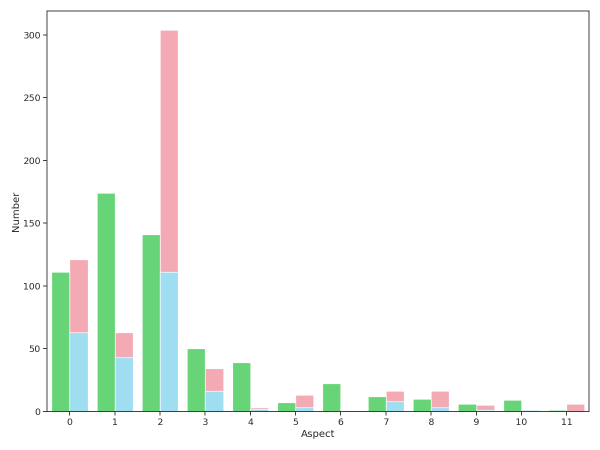
#> input picture HDAE/HDAE/Results/REST_FR/plot_fig1.png, 1200 x 900 px (shown at 1/2 size)
$ jupyter execute run_fr.ipynb   (shell and % lines are left out)
#> lines starting #> are read from the running program, lines starting #| are printed output that depends on the picture
### HDAE/HDAE/config.py
def get_hparams(dataset):
    print('dataset = ', dataset)
    if dataset == "REST_EN":
        hparams = {
            "SEEDS": "restaurant.english",
            "st_num_aspect": 12,
            "general_asp": 0,
            "aspects": 30,
            "lr": 0.005,
            "dis_mu": 2,
            "hyper_beta": 0.02,
            "gb_temp": 1e-08,
            "w2v_ratio": 0.08,
            "mt_ratio": 100,
            "dis_1": 15.0,
            "dis_2": 20.0,
            "dis_3": 50.0,
            "aspect_tsne_bt": 20
        }
    elif dataset == "REST_SP":
        hparams = {
            "SEEDS": "restaurant.spanish",
            "st_num_aspect": 12,
            "general_asp": 0,
            "aspects": 30,

            "lr": 0.005,
            "dis_mu": 2,
            "hyper_beta": 0.02,
            "gb_temp": 1e-08,
            "w2v_ratio": 0.08,
            "mt_ratio": 100,
            "dis_1": 15.0,
            "dis_2": 20.0,
            "dis_3": 50.0,
            "aspect_tsne_bt": 20
        }
    elif dataset == "REST_FR":
        hparams = {
            "SEEDS": "restaurant.french",
            "st_num_aspect": 12,
            "general_asp": 0,
            "aspects": 30,
            "lr": 0.005,
            "dis_mu": 2,
            "hyper_beta": 0.02,
            "gb_temp": 1e-08,
            "w2v_ratio": 0.08,
            "mt_ratio": 100,
            "dis_1": 15.0,
            "dis_2": 20.0,
            "dis_3": 50.0,
            "aspect_tsne_bt": 20
        }
    elif dataset == "REST_RU":
        hparams = {
            "SEEDS": "restaurant.russian",
            "st_num_aspect": 12,
            "general_asp": 0,
            "aspects": 30,

            "lr": 0.005,
            "dis_mu": 2,
            "hyper_beta": 0.02,
            "gb_temp": 1e-08,
            "w2v_ratio": 0.08,
            "mt_ratio": 100,
            "dis_1": 15.0,
            "dis_2": 20.0,
            "dis_3": 50.0,
            "aspect_tsne_bt": 20
        }
    elif dataset == "REST_DU":
        hparams = {
            "SEEDS": "restaurant.dutch",
            "st_num_aspect": 12,
            "general_asp": 0,
            "aspects": 30,

            "lr": 0.005,
            "dis_mu": 2,
            "hyper_beta": 0.02,
            "gb_temp": 1e-08,
            "w2v_ratio": 0.08,
            "mt_ratio": 100,
            "dis_1": 15.0,
            "dis_2": 20.0,
            "dis_3": 50.0,
            "aspect_tsne_bt": 20
        }
    elif dataset == "REST_TU":
        hparams = {
            "SEEDS": "restaurant.turkish",
            "st_num_aspect": 12,
            "general_asp": 0,
            "aspects": 30,

            "lr": 0.005,
            "dis_mu": 2,
            "hyper_beta": 0.02,
            "gb_temp": 1e-08,
            "w2v_ratio": 0.08,
            "mt_ratio": 0.12,
            "dis_1": 15.0,
            "dis_2": 20.0,
            "dis_3": 50.0,
            "aspect_tsne_bt": 20
        }
    elif dataset == "BOOTS":
        hparams = {
            "SEEDS": "boots",
            "st_num_aspect": 9,
            "general_asp": 5,
            "aspects": 30,

            "lr": 0.00000035,
            "dis_mu": 4,
            "hyper_beta": 0.02,
            "gb_temp": 1e-04,
            "w2v_ratio": 0.1,
            "mt_ratio": 5,
            "dis_1": 16.0,
            "dis_2": 16.0,
            "dis_3": 8.0,
            "aspect_tsne_bt": 20
        }
    elif dataset == "BAGS_AND_CASES":
        hparams = {
            "SEEDS": "bags_and_cases",
            "st_num_aspect": 9,
            "general_asp": 4,
            "aspects": 30,

            "lr": 0.00000035,
            "dis_mu": 4,
            "hyper_beta": 0.02,
            "gb_temp": 1e-03,
            "w2v_ratio": 0.1,
            "mt_ratio": 5,
            "dis_1": 2.0,
            "dis_2": 168.0,
            "dis_3": 168.0,
            "aspect_tsne_bt": 20
        }
    elif dataset == "TV":
        hparams = {
            "SEEDS": "tv",
            "st_num_aspect": 9,
            "general_asp": 5,
            "aspects": 30,

            "lr": 0.00000035,
            "dis_mu": 4,
            "hyper_beta": 0.02,
            "gb_temp": 1e-05,
            "w2v_ratio": 0.1,
            "mt_ratio": 1000,
            "dis_1": 16.0,
            "dis_2": 40.0,
            "dis_3": 64.0,
            "aspect_tsne_bt": 20
        }
    elif dataset == "KEYBOARDS":
        hparams = {
            "SEEDS": "keyboards",
            "st_num_aspect": 9,
            "general_asp": 7,
            "aspects": 30,

            "lr": 0.00000015,
            "dis_mu": 4,
            "hyper_beta": 0.02,
            "gb_temp": 1e-05,
            "w2v_ratio": 0.1,
            "mt_ratio": 3000,
            "dis_1": 128.0,
            "dis_2": 32.0,
            "dis_3": 64.0,
            "aspect_tsne_bt": 20
        }
    elif dataset == "VACUUMS":
        hparams = {
            "SEEDS": "vacuums",
            "st_num_aspect": 9,
            "general_asp": 5,
            "aspects": 30,
            "lr": 0.00000015,
            "dis_mu": 4,
            "hyper_beta": 0.02,
            "gb_temp": 1e-06,
            "w2v_ratio": 0.1,
            "mt_ratio": 4000,
            "dis_1": 128.0,
            "dis_2": 4.0,
            "dis_3": 64.0,
            "aspect_tsne_bt": 20
        }
    elif dataset == "BLUETOOTH":
        hparams = {
            "SEEDS": "bluetooth",
            "st_num_aspect": 9,
            "general_asp": 6,
            "aspects": 30,
            "lr": 0.00000035,
            "dis_mu": 4,
            "hyper_beta": 0.02,
            "gb_temp": 1e-02,
            "w2v_ratio": 0.1,
            "mt_ratio": 2,
            "dis_1": 16.0,
            "dis_2": 168.0,
            "dis_3": 16.0,
            "aspect_tsne_bt": 20
        }
    else:
        raise NameError(f"\'{dataset}\' is not a valid dataset.")

    return hparams

### HDAE/HDAE/run_fr.ipynb
# Running HDAE for OPOSUM and Restaurant Review Dataset

After running the following code, all the information of evaluation for each epoch will be store in `Results` folder, including `F1 score`, `bar plot`, and `TSNE plot` shown in our paper.

[cell 1]
""" Global Setting """
import os
from config import get_hparams

os.environ["CUDA_VISIBLE_DEVICES"]="0"


# BOOTS, BAGS_AND_CASES, TV, KEYBOARDS, VACUUMS, BLUETOOTH
# "REST_" + "EN" | "SP" | "FR" | "RU" | "DU" | "TU"
DATASET = "REST_FR"
locals().update(get_hparams(DATASET))

sumout = f"./Results/{DATASET}/"
aspect_seeds = f"./data/seedwords/{SEEDS}.{aspects}-weights.txt"
aspect_init_file = f"./data/seedwords/{SEEDS}.{aspects}.txt"
train_type = "rec_mt_neva_tsne"
student_type = "hyper_rec_dis_10_gbl_tsne"

command = f"python3 ./main.py --sumout {sumout} \
                              --aspect_seeds {aspect_seeds} \
                              --aspect_init_file {aspect_init_file} \
                              --general_asp {general_asp} \
                              --dataset {DATASET} \
                              --train_type {train_type} --student_type {student_type} \
                              --lr {lr} \
                              --dis_mu {dis_mu} \
                              --hyper_beta {hyper_beta} \
                              --gb_temp {gb_temp} \
                              --w2v_ratio {w2v_ratio} \
                              --st_num_aspect {st_num_aspect} \
                              --mt_ratio {mt_ratio} \
                              --dis_1 {dis_1} --dis_2 {dis_2} --dis_3 {dis_3} \
                              --aspect_tsne_bt {aspect_tsne_bt}"

[cell 2]
""" Running HDAE """
print("Running Command:")
print(' '.join(command.split()))

[cell 3]
""" Show Results """
from PIL import Image

best_epoch = 1 # manually select

display(Image.open(f"{sumout}plot_fig{best_epoch}.png").resize((800, 600)))
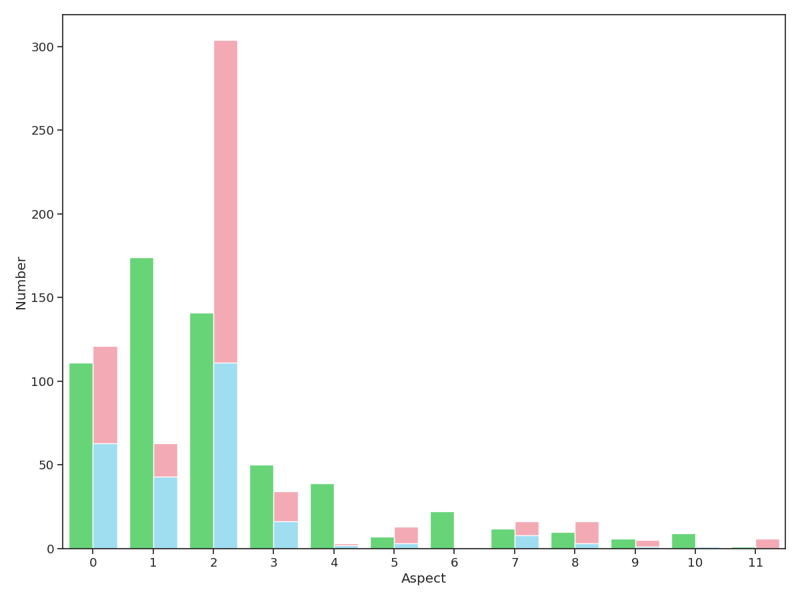
#> shown: PIL image 800x600 RGBA; mean R, G, B, A 243.9, 248.2, 244.7, 255
display(Image.open(f"{sumout}TSNE_type_fig{best_epoch}.png").resize((800, 600)))
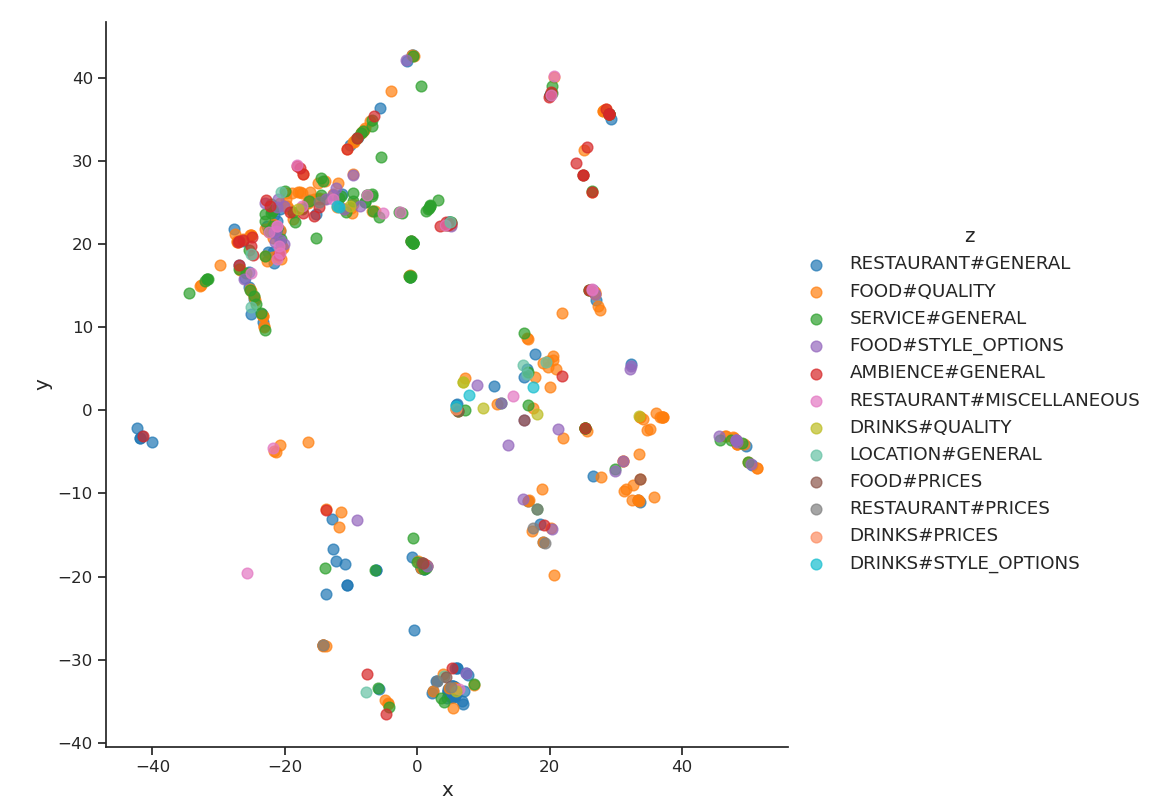
#> input picture HDAE/HDAE/Results/REST_FR/TSNE_type_fig1.png, 1156 x 800 px
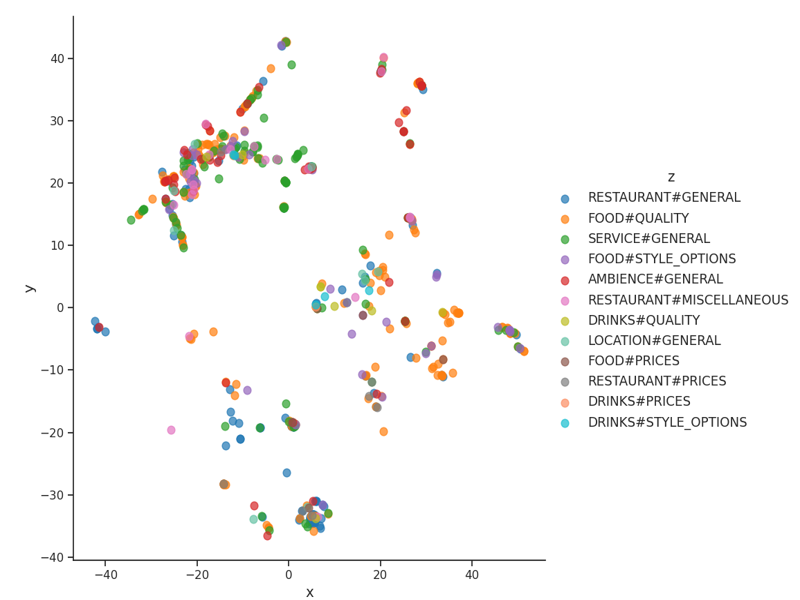
#> shown: PIL image 800x600 RGBA; mean R, G, B, A 249.1, 248.5, 247.6, 255
